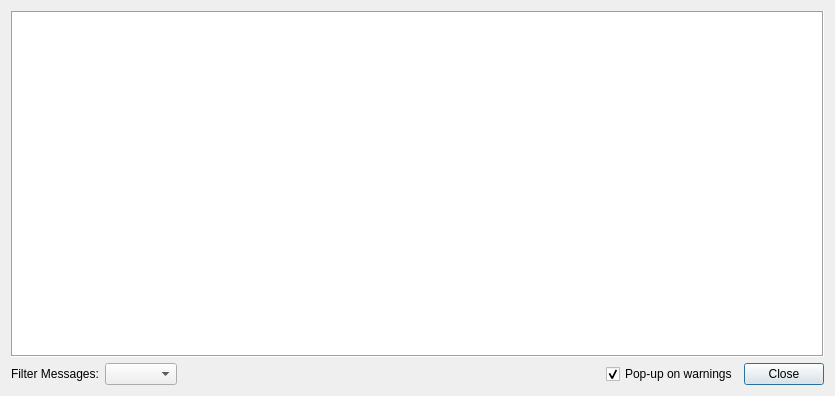
<?xml version="1.0" encoding="UTF-8"?>
<ui version="4.0">
 <class>Logging</class>
 <widget class="QDialog" name="Logging">
  <property name="geometry">
   <rect>
    <x>0</x>
    <y>0</y>
    <width>835</width>
    <height>396</height>
   </rect>
  </property>
  <property name="minimumSize">
   <size>
    <width>835</width>
    <height>396</height>
   </size>
  </property>
  <property name="windowTitle">
   <string>Spool - Scene._log</string>
  </property>
  <layout class="QVBoxLayout" name="verticalLayout">
   <item>
    <widget class="QTableView" name="tableView">
     <property name="font">
      <font>
       <family>Bitstream Vera Sans Mono</family>
       <weight>50</weight>
       <italic>false</italic>
       <bold>false</bold>
      </font>
     </property>
     <property name="contextMenuPolicy">
      <enum>Qt::NoContextMenu</enum>
     </property>
     <property name="frameShape">
      <enum>QFrame::Box</enum>
     </property>
     <property name="autoScroll">
      <bool>true</bool>
     </property>
     <property name="editTriggers">
      <set>QAbstractItemView::NoEditTriggers</set>
     </property>
     <property name="showDropIndicator" stdset="0">
      <bool>false</bool>
     </property>
     <property name="alternatingRowColors">
      <bool>true</bool>
     </property>
     <property name="selectionMode">
      <enum>QAbstractItemView::SingleSelection</enum>
     </property>
     <property name="selectionBehavior">
      <enum>QAbstractItemView::SelectRows</enum>
     </property>
     <property name="iconSize">
      <size>
       <width>20</width>
       <height>20</height>
      </size>
     </property>
     <property name="textElideMode">
      <enum>Qt::ElideRight</enum>
     </property>
     <property name="wordWrap">
      <bool>true</bool>
     </property>
     <property name="cornerButtonEnabled">
      <bool>false</bool>
     </property>
     <attribute name="horizontalHeaderVisible">
      <bool>false</bool>
     </attribute>
     <attribute name="horizontalHeaderCascadingSectionResizes">
      <bool>false</bool>
     </attribute>
     <attribute name="horizontalHeaderDefaultSectionSize">
      <number>80</number>
     </attribute>
     <attribute name="horizontalHeaderStretchLastSection">
      <bool>true</bool>
     </attribute>
     <attribute name="verticalHeaderVisible">
      <bool>true</bool>
     </attribute>
     <attribute name="verticalHeaderDefaultSectionSize">
      <number>25</number>
     </attribute>
    </widget>
   </item>
   <item>
    <layout class="QHBoxLayout" name="horizontalLayout_2">
     <item>
      <widget class="QLabel" name="label">
       <property name="sizePolicy">
        <sizepolicy hsizetype="Minimum" vsizetype="Preferred">
         <horstretch>0</horstretch>
         <verstretch>0</verstretch>
        </sizepolicy>
       </property>
       <property name="text">
        <string>Filter Messages:</string>
       </property>
       <property name="buddy">
        <cstring>filterBox</cstring>
       </property>
      </widget>
     </item>
     <item>
      <widget class="QComboBox" name="filterBox"/>
     </item>
     <item>
      <spacer name="horizontalSpacer">
       <property name="orientation">
        <enum>Qt::Horizontal</enum>
       </property>
       <property name="sizeHint" stdset="0">
        <size>
         <width>40</width>
         <height>20</height>
        </size>
       </property>
      </spacer>
     </item>
     <item>
      <widget class="QCheckBox" name="autoBox">
       <property name="text">
        <string>Pop-up on warnings</string>
       </property>
       <property name="checked">
        <bool>true</bool>
       </property>
      </widget>
     </item>
     <item>
      <widget class="QPushButton" name="closeButton">
       <property name="text">
        <string>Close</string>
       </property>
       <property name="shortcut">
        <string>Esc</string>
       </property>
      </widget>
     </item>
    </layout>
   </item>
  </layout>
 </widget>
 <resources/>
 <connections>
  <connection>
   <sender>closeButton</sender>
   <signal>released()</signal>
   <receiver>Logging</receiver>
   <slot>close()</slot>
   <hints>
    <hint type="sourcelabel">
     <x>782</x>
     <y>372</y>
    </hint>
    <hint type="destinationlabel">
     <x>417</x>
     <y>197</y>
    </hint>
   </hints>
  </connection>
 </connections>
</ui>
